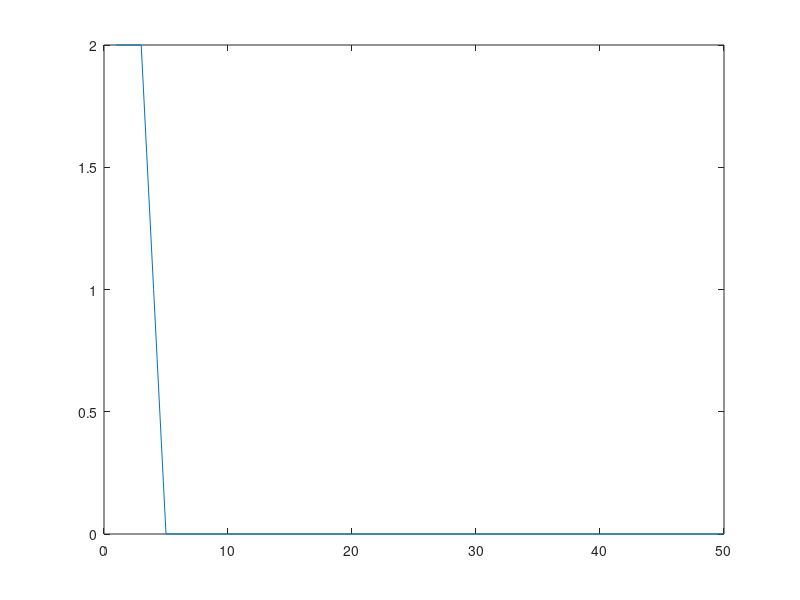

Source code (MATLAB):
clc;
clear;
close all;

X = [ 0 0 1 1; 0 1 0 1];
H = [0 0 0 1; 1 0 0 0];
W = [ -1 -1 ];
b = -1;
iter=50;
alpha=0.05;

g = zeros(1,size(X, 2));
h = zeros(1,size(X, 2));
e = zeros(iter,1);

for t=1:iter
    for i=1:size(X, 2)
        g(i)= b + X(1,i)*W(1) + X(2,i)*W(2);
        h(i)= (g(i)>=0.5);
        if (h(i)~=H(1,i))
            for j=1:size(X,1)
                W(j) = W(j) + (alpha*H(1,i)*X(j,i));
            end
            b = b + (alpha*H(1,i));
        end
    end
    e(t) = sum( (H(1,:)-h).^2);
end
fprintf("Bais and weights from input to hidden layer are\n");
fprintf("%d %d %d\n",b, W(1), W(2));

W = [ -1 -1 ];
b = -1;
iter=50;
alpha=0.05;

g = zeros(1,size(X, 2));
h = zeros(1,size(X, 2));
e = zeros(iter,1);

for t=1:iter
    for i=1:size(X, 2)
        g(i)= b + X(1,i)*W(1) + X(2,i)*W(2);
        h(i)= (g(i)>=0.5);
        if (h(i)~=H(2,i))
            for j=1:size(X,1)
                W(j) = W(j) + (alpha*H(2,i)*X(j,i));
            end
            b = b + (alpha*H(2,i));
        end
    end
    e(t) = sum( (H(2,:)-h).^2);
end
fprintf("%d %d %d\n",b, W(1), W(2));

Y = [ 1 0 0 1];
W = [ 0 0 ];
b = 0;
iter=50;
alpha=0.05;

g = zeros(1,size(X, 2));
h = zeros(1,size(X, 2));
e = zeros(iter,1);

for t=1:iter
    for i=1:size(X, 2)
        g(i)= b + H(1,i)*W(1) + H(2,i)*W(2);
        h(i)= (g(i)>=0.5);
        if (h(i)~=Y(i))
            for j=1:size(H,1)
                W(j) = W(j) + (alpha*Y(i)*H(j,i));
            end
            b = b + (alpha*Y(i));
        end
    end
    e(t) = sum( (Y-h).^2);
end
plot(e)
fprintf("Bais and weights from hidden to output layer are\n");
fprintf("%d %d %d\n",b, W(1), W(2));